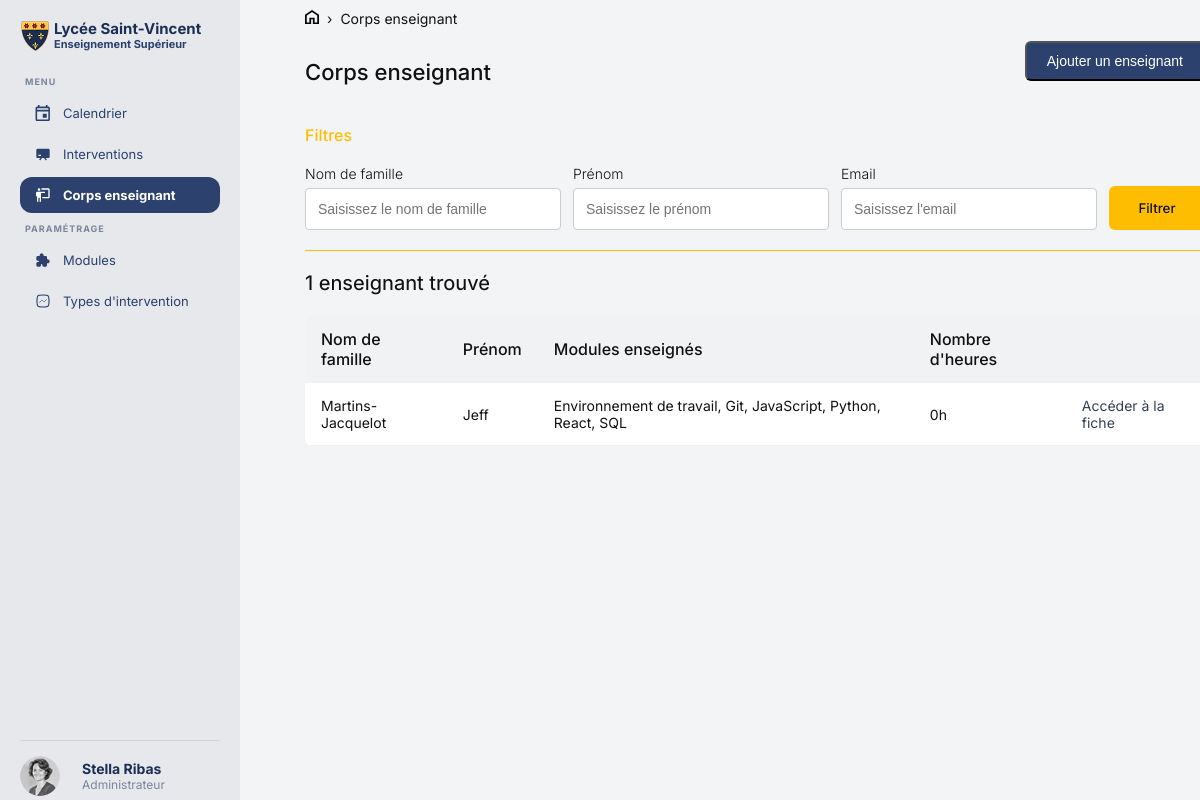
Page /corps_enseignant.php on the committed database.
### tables this page shows
CREATE TABLE IF NOT EXISTS `instructor` (
  `id` int NOT NULL AUTO_INCREMENT,
  `user_id` int NOT NULL,
  PRIMARY KEY (`id`),
  KEY `user_id` (`user_id`)
);

CREATE TABLE IF NOT EXISTS `users` (
  `id` int NOT NULL AUTO_INCREMENT,
  `role` varchar(100) NOT NULL DEFAULT 'admin',
  `email` varchar(150) NOT NULL,
  `last_name` varchar(100) NOT NULL,
  `first_name` varchar(100) NOT NULL,
  `password` varchar(255) NOT NULL,
  PRIMARY KEY (`id`),
  UNIQUE KEY `email` (`email`)
);

### database/requetecorpsenseignant.php (called while the page is built, shortened)
<?php
$filtre_nom    = isset($_POST['nom'])    ? trim($_POST['nom'])    : '';
$filtre_prenom = isset($_POST['prenom']) ? trim($_POST['prenom']) : '';
$filtre_email  = isset($_POST['email'])  ? trim($_POST['email'])  : '';
$stmt = $pdo->prepare("
    SELECT i.id, u.last_name, u.first_name, u.email,
           GROUP_CONCAT(DISTINCT m.name ORDER BY m.name SEPARATOR ', ') AS modules,
           COALESCE(SUM(TIMESTAMPDIFF(HOUR, c.start_date, c.end_date)), 0) AS total_heures
    FROM instructor i
    JOIN users u ON i.user_id = u.id
    LEFT JOIN instructor_module im ON i.id = im.instructor_id
    LEFT JOIN module m ON im.module_id = m.id
    LEFT JOIN course_instructor ci ON i.id = ci.instructor_id
    LEFT JOIN course c ON ci.course_id = c.id
    WHERE u.last_name LIKE ? AND u.first_name LIKE ? AND u.email LIKE ?
    GROUP BY i.id, u.last_name, u.first_name, u.email
    ORDER BY u.last_name ASC
");
$stmt->execute(["%$filtre_nom%", "%$filtre_prenom%", "%$filtre_email%"]);
$enseignants    = $stmt->fetchAll(PDO::FETCH_ASSOC);
$nb_enseignants = count($enseignants);

### public/corps_enseignant.php (the view, shortened to what this page needs)
<?php
require_once '../fonctions/db.php';
require_once '../database/requetecorpsenseignant.php';
?>
<!DOCTYPE html>
<html lang="fr">
<head>
    <link rel="stylesheet" href="assets/css/header.css">
    <link rel="stylesheet" href="assets/css/corps_enseignant.css">
</head>
<body class="corps-enseignant">
<div class="page">
    <?php require_once '../inclus/header.php'; ?>
    <main class="contenu">
        <nav class="fil">
            <a href="index.php"><img src="assets/images/Home.svg"></a>
            <span>›</span>
            <a href="corps_enseignant.php">Corps enseignant</a>
        </nav>
        <div class="entete-page">
            <p class="titre-principal">Corps enseignant</p>
            <button class="bouton-ajouter" onclick="document.getElementById('modal-ajouter').showModal()">
                Ajouter un enseignant
            </button>
        </div>
        <section class="bloc-filtre">
            <h3 class="titre-filtre">Filtres</h3>
            <form class="formulaire-filtre" method="POST" action="">
                <div class="champ">
                    <label>Nom de famille</label>
                    <input type="text" name="nom" placeholder="Saisissez le nom de famille"
                           value="<?= htmlspecialchars($filtre_nom) ?>">
                </div>
                <div class="champ">
                    <label>Prénom</label>
                    <input type="text" name="prenom" placeholder="Saisissez le prénom"
                           value="<?= htmlspecialchars($filtre_prenom) ?>">
                </div>
                <div class="champ">
                    <label>Email</label>
                    <input type="text" name="email" placeholder="Saisissez l'email"
                           value="<?= htmlspecialchars($filtre_email) ?>">
                </div>
                <button type="submit" class="bouton-filtre">Filtrer</button>
            </form>
        </section>
        <div class="hrcouleur"></div>
        <h3><?= $nb_enseignants ?> enseignant<?= $nb_enseignants > 1 ? 's' : '' ?> trouvé<?= $nb_enseignants > 1 ? 's' : '' ?></h3>
        <table class="table">
            <thead>
            <tr>
                <th>Nom de famille</th>
                <th>Prénom</th>
                <th>Modules enseignés</th>
                <th>Nombre d'heures</th>
                <th></th>
            </tr>
            </thead>
            <tbody>
            <?php if ($nb_enseignants === 0): ?>
                <tr>
                    <td colspan="5" class="aucun-resultat">Aucun enseignant trouvé.</td>
                </tr>
            <?php else: ?>
                <?php foreach ($enseignants as $enseignant): ?>
                    <tr>
                        <td><?= htmlspecialchars($enseignant['last_name']) ?></td>
                        <td><?= htmlspecialchars($enseignant['first_name']) ?></td>
                        <td><?= htmlspecialchars($enseignant['modules'] ?? '—') ?></td>
                        <td><?= (int)$enseignant['total_heures'] ?>h</td>
                        <td>
                            <a href="fiche_enseignant.php?id=<?= (int)$enseignant['id'] ?>" class="lien-fiche">
                                Accéder à la fiche
                            </a>
                        </td>
                    </tr>
                <?php endforeach; ?>
            <?php endif; ?>
            </tbody>
        </table>
    </main>
</div>
</body>
</html>

### public/assets/css/header.css (style rules this page uses)
html, body { margin: 0; padding: 0; overflow-x: hidden; box-sizing: border-box; font-family: 'Inter', sans-serif; background-color: #f3f4f6; color: #1b2e53; }
.page { display: flex; min-height: 100vh; }

### public/assets/css/corps_enseignant.css (style rules this page uses)
.contenu { margin-left: 275px; flex: 1; min-height: 100vh; padding: 0 60px 0 30px; }
.fil { display: flex; align-items: center; gap: 8px; font-size: 14px; color: #111; margin-bottom: 10px; margin-top: 10px; }
.fil a { color: #111; text-decoration: none; }
.entete-page { display: flex; justify-content: space-between; align-items: center; margin-bottom: 40px; }
.titre-principal { font-size: 22px; font-weight: 500; color: #111; margin-bottom: 0; }
.bouton-ajouter { background-color: #2c416e; color: white; padding: 10px 20px; border-radius: 6px; text-decoration: none; font-size: 14px; font-weight: 500; transition: background 0.2s; }
.bloc-filtre { max-width: 900px; }
.titre-filtre { font-size: 16px; font-weight: 500; color: #FFBD01; margin-bottom: 20px; }
.formulaire-filtre { display: flex; flex-direction: row; align-items: flex-end; gap: 12px; }
.champ { display: flex; flex-direction: column; margin-bottom: 20px; }
.champ label { font-size: 14px; margin-bottom: 6px; font-weight: 300; color: #111; }
.champ input { padding: 12px; border: 1px solid #ccc; border-radius: 4px; font-size: 14px; width: 230px; outline: none; color: #111; }
.bouton-filtre { width: 120px; height: 44px; background: #FFBD01; color: #111; font-weight: 500; border: none; border-radius: 6px; cursor: pointer; font-family: 'Inter', sans-serif; margin-bottom: 20px; }
.hrcouleur { height: 1px; background-color: #FFBD01; width: 100%; }
h3 { margin-top: 20px; font-weight: 450; font-size: 20px; color: #111; }
table { background-color: white; width: 100%; border-radius: 8px; margin-top: 15px; border-collapse: collapse; overflow: hidden; }
thead tr { background-color: rgba(232, 233, 236, 0.6); }
tbody tr { background-color: white; border-bottom: 1px solid #eee; transition: background 0.15s; }
th { padding: 14px 16px; text-align: left; color: #111; font-weight: 500; }
td { padding: 14px 16px; font-size: 14px; color: #111; }
.lien-fiche { text-decoration: none; color: #344054; font-size: 14px; }

### rows in the picture
instructor: user.last_name "Martins-Jacquelot", user.first_name "Jeff", modules "Environnement de travail, Git, JavaScript, Python, React, SQL", total_heures "0"

### other values in the picture
$nb_enseignants "1"
